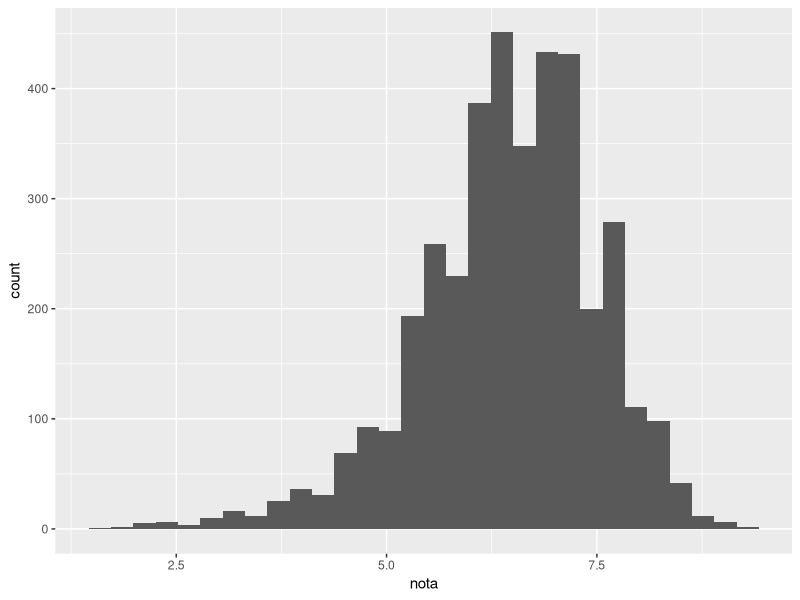
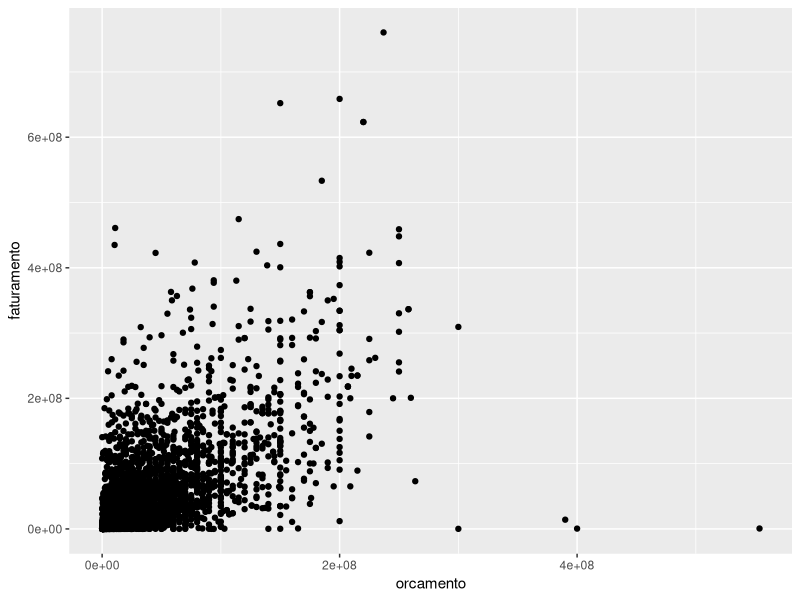
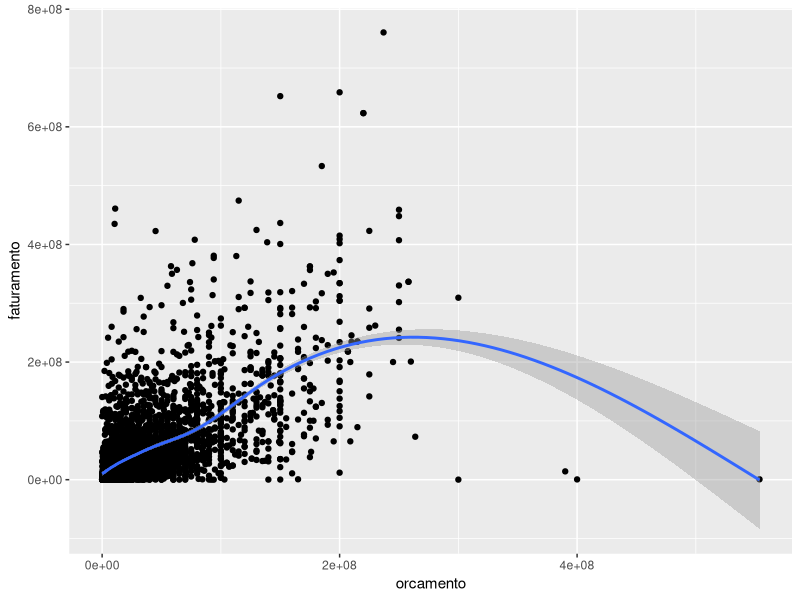
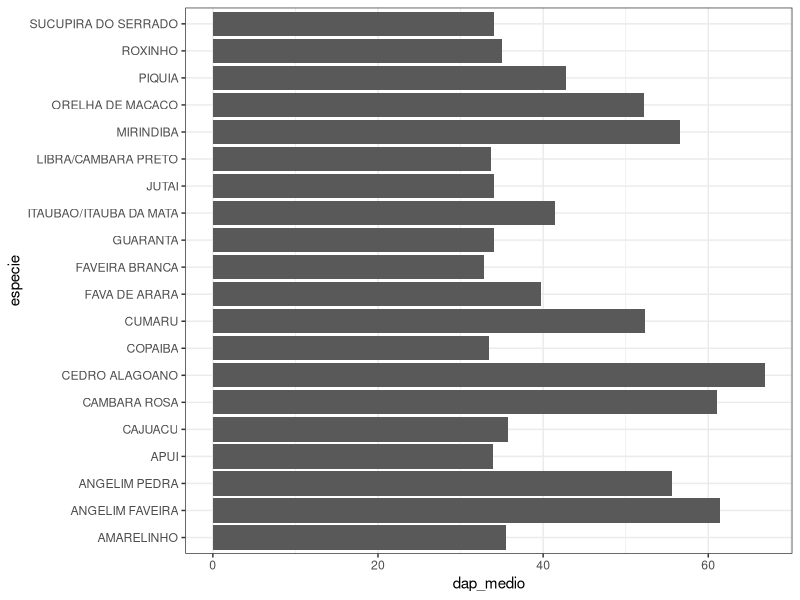
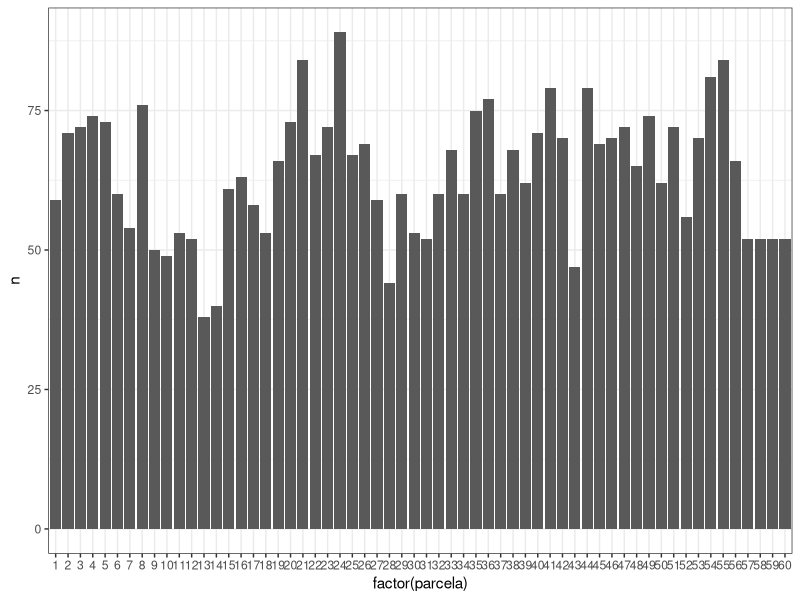
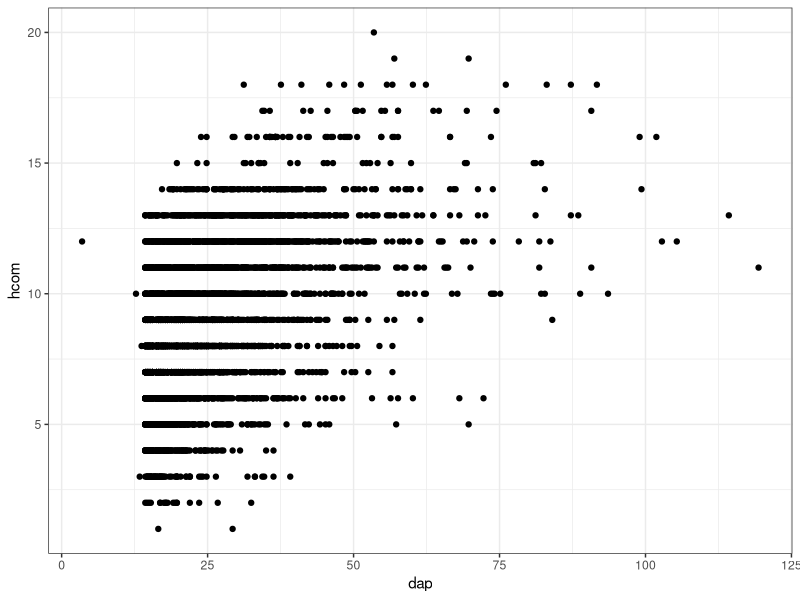
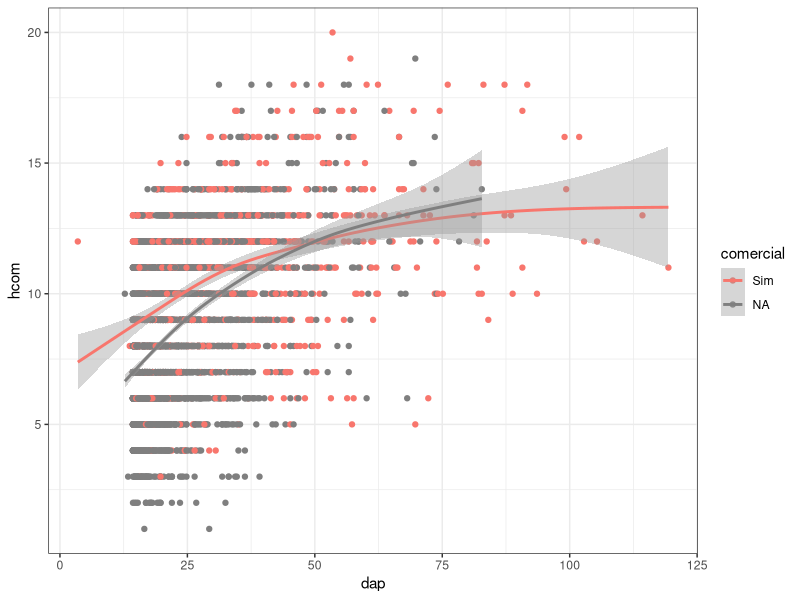

The R script that drew these images, in order:
## ---- chunk 1
library(tidyverse)

df <- read_csv2("input/filmes_imdb.csv")

df
## ---- chunk 2
ggplot(data = df, aes(x = nota)) +
  geom_histogram() 
## ---- chunk 3
ggplot(data = df, aes(x = orcamento, y = faturamento)) +
    geom_point()
## ---- chunk 4
ggplot(df, aes(orcamento, faturamento)) +
  geom_point() +
  geom_smooth()
## ---- chunk 5
df2 <- mutate(df, lucro = faturamento - orcamento)
df2
## ---- chunk 6
vec_lucro <- pull(df2, lucro)

mean(vec_lucro)
## ---- chunk 7
vec_lucro <- pull(mutate(df, lucro = faturamento - orcamento))
mean(vec_lucro)
## ---- chunk 8
mean(pull(mutate(df, lucro = faturamento - orcamento), lucro))
## ---- chunk 9
df %>% 
  mutate(lucro = faturamento - orcamento) %>% 
  pull(lucro) %>% 
  mean()
## ---- chunk 10
library(tidyverse)
library(readxl)
## ---- chunk 11
inv_amazonia <- read_excel("input/inv_amazonia.xlsx")

inv_amazonia
## ---- chunk 12
filter(inv_amazonia, cap > 300)
## ---- chunk 13
filter(inv_amazonia, cap > 300 & qf > 1)
## ---- chunk 14
filter(inv_amazonia, cap > 300 | hcom > 15)
## ---- chunk 15
filter(inv_amazonia, especie == "IPE")
## ---- chunk 16
filter(inv_amazonia, especie %in% c("COPAIBA", "IPE"))
## ---- chunk 17
arrange(inv_amazonia, cap)
## ---- chunk 18
arrange(inv_amazonia, -cap)
## ---- chunk 19
select(inv_amazonia, especie, cap)
## ---- chunk 20
select(inv_amazonia, especie:cap)
## ---- chunk 21
select(inv_amazonia, -(familia:comercial))
## ---- chunk 22
mutate(
  inv_amazonia,
  dap = cap / pi,
  secao = pi * dap^2 / 4
)
## ---- chunk 23
inv_amazonia2 <- mutate(
  inv_amazonia,
  dap = cap / pi
)
## ---- chunk 24
summarise(inv_amazonia2, dap_medio = mean(dap))
## ---- chunk 25
summarise(inv_amazonia2, hcom_medio = mean(hcom))
## ---- chunk 26
summarise(inv_amazonia2, hcom_medio = mean(hcom, na.rm = TRUE))
## ---- chunk 27
inv_amazonia_by_esp <- group_by(inv_amazonia2, especie)

summarise(inv_amazonia_by_esp, dap_medio = mean(dap))
## ---- chunk 28
inv_amazonia_by_esp <- group_by(inv_amazonia2, especie)

resumo_esp <- summarise(
  inv_amazonia_by_esp,
  n = n(),
  dap_medio = mean(dap, na.rm = TRUE),
  hcom_medio = mean(hcom, na.rm = TRUE)
)

resumo_esp 
## ---- chunk 29
filter(resumo_esp, dap_medio > 50)
## ---- chunk 30
inv_amazonia2 %>%
  group_by(especie) %>% 
  summarise(
  n = n(),
  dap_medio = mean(dap, na.rm = TRUE),
  hcom_medio = mean(hcom, na.rm = TRUE)
  ) %>% 
  filter(dap_medio > 50)
## ---- chunk 31
inv_amazonia %>% 
  filter(comercial == "Sim") %>% 
  select(especie, cap) %>% 
  arrange(desc(cap)) %>% 
  slice(1:5)
## ---- chunk 32
inv_amazonia2 %>% 
  group_by(especie) %>% 
  summarise(dap_medio = mean(dap, na.rm = TRUE)) %>% 
  arrange(desc(dap_medio)) %>% 
  slice(1:20) %>% 
  ggplot(aes(especie, dap_medio)) +
    geom_col() +
    coord_flip() +
    theme_bw()
## ---- chunk 33
inv_amazonia2 %>% 
  group_by(parcela) %>% 
  summarise(n = n()) %>% 
  arrange(desc(n)) %>% 
  ggplot(aes(factor(parcela), n)) +
    geom_col() +
    theme_bw()
## ---- chunk 34
inv_amazonia2 %>% 
  ggplot(aes(dap, hcom)) +
    geom_point() +
    theme_bw()
## ---- chunk 35
inv_amazonia2 %>% 
  ggplot(aes(dap, hcom, color = comercial)) +
    geom_point() +
    geom_smooth() +
    theme_bw()
